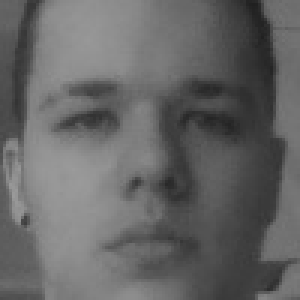
#> input picture face_recogniton/faces/Kirill/1.jpg, 100 x 100 px, given in place of the camera (shown 3 times larger)
$ python main.py
#> lines starting #> are read from the running program, lines starting #| are printed output that depends on the picture
import os
import cv2


# create folder to save pictures of a person
name = input('Enter your name:')
#> the answer given: faces/Kirill/1.jpg
if not os.path.exists('faces'):
    os.mkdir('faces')
if not os.path.exists(name):
    os.mkdir('faces/' + name)
    print(name + ' folder created!')
path = 'faces/' + name
# import face detection cascade
face_cascade = cv2.CascadeClassifier('C:\\Users\\Kirill\\AppData\\Local\\Programs\\Python\\Python39\\Lib\\'
                                     'site-packages\\cv2\\data\\haarcascade_frontalface_default.xml')
# create capture object
cap = cv2.VideoCapture(0)
# take 10 pictures
for i in range(1, 11):
    print('Take picture ' + str(i) + ' and press space')
    while True:
        # capture frame
        ret, img = cap.read()
        # convert image to grayscale
        gray = cv2.cvtColor(img, cv2.COLOR_BGR2GRAY)
        # detect face
        faces = face_cascade.detectMultiScale(gray, 1.3, 5)
        # for each face draw a rectangle around and copy the face
        for (x, y, w, h) in faces:
            cv2.rectangle(img, (x, y), (x + w, y + h), (255, 0, 0), 2)
            roi_color = img[y:y + h, x:x + w]
            roi_gray = gray[y:y + h, x:x + w]
        # display the resulting frame
        cv2.imshow('frame', img)
        # with the space pressed resize face image and save it
        if cv2.waitKey(1) & 0xFF == ord(' '):
            roi_gray = cv2.resize(roi_gray, (100, 100))
            cv2.imwrite(path + '/' + str(i) + '.jpg', roi_gray)
            break
#> this loop made 10 passes
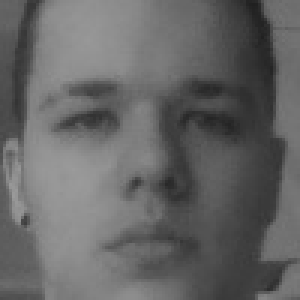
#> input picture face_recogniton/faces/Kirill/1.jpg, 100 x 100 px, given in place of the camera (shown 3 times larger)
#> pass 1, `cv2.imshow('frame', img)`:
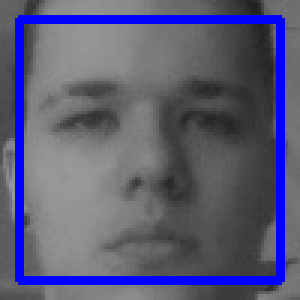
#> window 'frame': shape (100, 100, 3) (shown 3 times larger); mean B, G, R 117.6, 91, 91
#> pass 1, `cv2.imwrite(path + '/' + str(i) + '.jpg', roi_gray)`:
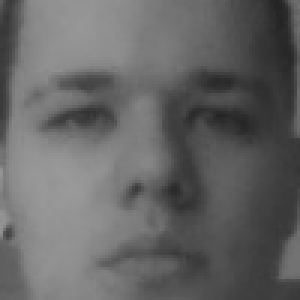
#> saved as 1.jpg: shape (100, 100) (shown 3 times larger); min 34, max 154, mean 100.6

# having everything done, release the capture
cap.release()
cv2.destroyAllWindows()

$ run again, on face_recogniton/faces/Kirill/10.jpg
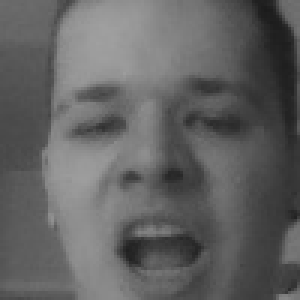
#> input picture face_recogniton/faces/Kirill/10.jpg, 100 x 100 px, given in place of the camera (shown 3 times larger)
#> the loop `for i in range(1, 11):` made 10 passes
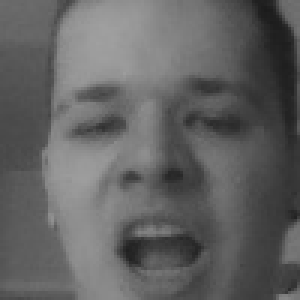
#> input picture face_recogniton/faces/Kirill/10.jpg, 100 x 100 px, given in place of the camera (shown 3 times larger)
#> pass 1, `cv2.imshow('frame', img)`:
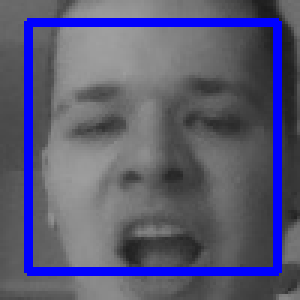
#> window 'frame': shape (100, 100, 3) (shown 3 times larger); mean B, G, R 114.5, 89.2, 89.2
#> pass 1, `cv2.imwrite(path + '/' + str(i) + '.jpg', roi_gray)`:
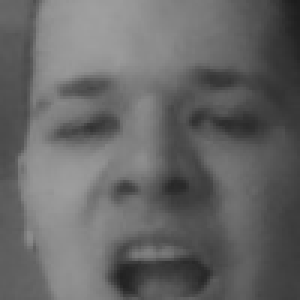
#> saved as 1.jpg: shape (100, 100) (shown 3 times larger); min 28, max 159, mean 102.3

$ run again, on face_recogniton/faces/Kirill/4.jpg
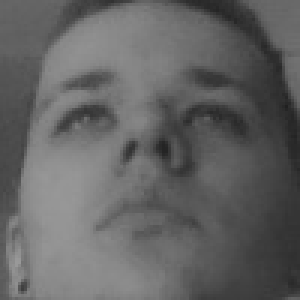
#> input picture face_recogniton/faces/Kirill/4.jpg, 100 x 100 px, given in place of the camera (shown 3 times larger)
#> the loop `for i in range(1, 11):` made 10 passes
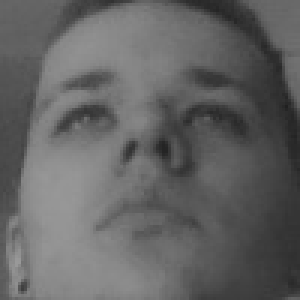
#> input picture face_recogniton/faces/Kirill/4.jpg, 100 x 100 px, given in place of the camera (shown 3 times larger)
#> pass 1, `cv2.imshow('frame', img)`:
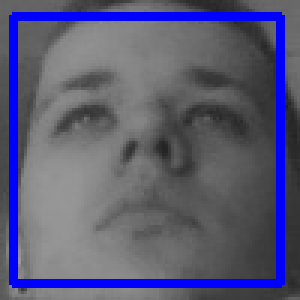
#> window 'frame': shape (100, 100, 3) (shown 3 times larger); mean B, G, R 116.7, 89.6, 89.6
#> pass 1, `cv2.imwrite(path + '/' + str(i) + '.jpg', roi_gray)`:
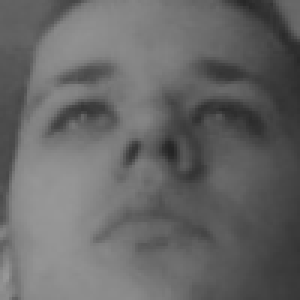
#> saved as 1.jpg: shape (100, 100) (shown 3 times larger); min 36, max 152, mean 102.7
